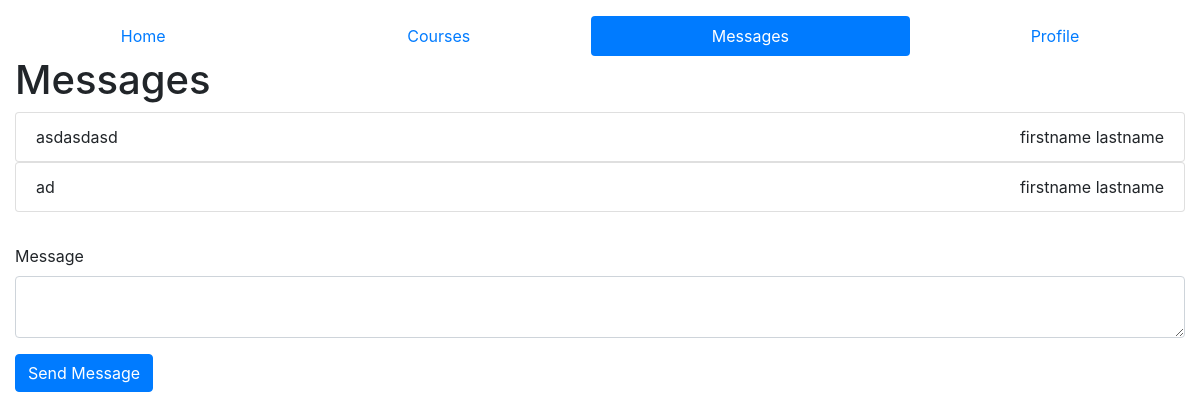
/ed/messages/1 (signed in), run on an earlier commit of the app's database.
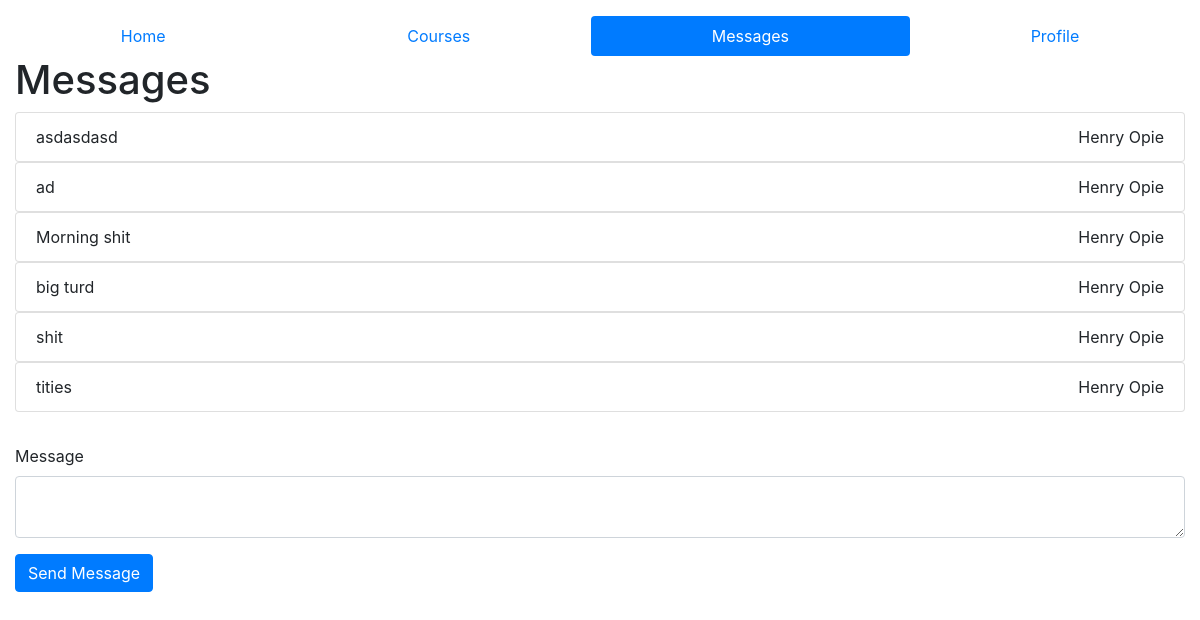
And on a later commit of the database.
### ed/models.py (models this page shows)
class Message(models.Model):
    sender = models.ForeignKey(Profile, on_delete=models.CASCADE, null=True)
    body = models.TextField()

class Profile(models.Model):
    user = models.OneToOneField(User, on_delete=models.CASCADE, related_name='+', default=1)
    FirstName = models.CharField(max_length=50,default='firstname')
    LastName = models.CharField(max_length=50,default='lastname')

### ed/views.py (the view, shortened to what this page needs)
# urls.py: path('messages/<int:id>', views.message, name="message"),
def message(request,id):
    profile = Profile.objects.get(user=request.user)
    otherID = Profile.objects.get(id=id)
    chat = Group.objects.filter(members=profile.id)
    memberships1 = ChatMembership.objects.filter(person=profile.id)
    memberships2 = ChatMembership.objects.filter(person=id)
    groups1 = memberships1.values_list('group', flat=True)
    groups2 = memberships2.values_list('group', flat=True)
    group = list(set(groups1).intersection(groups2))
    print("Group: ", group)
    if group:
        group = Group.objects.get(id=group[0])
    if not request.POST:
        messages = group.messages.all()
        msg = Message.objects.filter(id__in=messages)
        context= {
            'id': id,
            'active': 'messages',
            'messages' : msg
        }
        return render(request, 'message.html', context=context)

### templates/message.html (shortened to what this page needs)
{% extends "core.html" %}
{% block content %}
    {% if messages %}
    <h1>Messages</h1>
        {% for message in messages %}
            <ul class="list-group ">
                <li class="list-group-item message">
                    <div class="message-body">
                        {{message.body}}
                    </div>
                    <div class="message-sender">
                        {{message.sender.FirstName}} {{message.sender.LastName}}
                    </div>
                </li>
            </ul>
        {% endfor %}
    {% endif %}
    <form action="/ed/messages/{{id}}" method="post" style="margin-top: 2rem;">
        <div class="form-group">
            <label for="message">Message</label>
            <textarea id="message" name="message" type="text" class="form-control"> </textarea>
        </div>
        <div class="form-group">
            <input type="submit" value="Send Message" style="width: auto" class="btn btn-primary">
        </div>
    </form>
{% endblock %}

### templates/core.html (shortened to what this page needs)
<!DOCTYPE html>
<html lang="en">
<head>
    {% load static %}
    <link rel="stylesheet" href="https://stackpath.bootstrapcdn.com/bootstrap/4.4.1/css/bootstrap.min.css">
    <link rel="stylesheet" type="text/css" href="{% static 'styles.css' %}">
</head>
<body>
{% if user.is_authenticated %}
    <ul class="nav nav-pills nav-fill" style="margin-top:1rem;">
        <li class="nav-item">
          <a class="nav-link {% if active == 'home'%} active {% endif %}" href="/ed">
            Home
          </a>
        </li>
        <li class="nav-item">
          <a class="nav-link {% if active == 'courses'%} active {% endif %}" href="/ed/courses">
            Courses
          </a>
        </li>
        <li class="nav-item">
          <a class="nav-link {% if active == 'messages'%} active {% endif %}" href="/ed/messages">
            Messages
          </a>
        </li>
        <li class="nav-item">
          <a class="nav-link {% if active == 'profile'%} active {% endif %}" href="/ed/profile">
            Profile
          </a>
        </li>
    </ul>
    {% endif %}
<div class="container-fluid">
  {% block content %}
  {% endblock %}
</div>

### ed/static/styles.css (style rules this page uses)
.message { display: flex; flex-direction: row; }
.message .message-body { flex: 60%; }
.message .message-sender { flex: 40%; text-align: right; }

What changed in the data, as far as the page shows it:
changed through a linked row, Message "asdasdasd": sender.FirstName "firstname" → "Henry"; sender.LastName "lastname" → "Opie"
changed through a linked row, Message "ad": sender.FirstName "firstname" → "Henry"; sender.LastName "lastname" → "Opie"
added Message: body "Morning shit", sender.FirstName "Henry", sender.LastName "Opie"
added Message: body "big turd", sender.FirstName "Henry", sender.LastName "Opie"
added Message: body "shit", sender.FirstName "Henry", sender.LastName "Opie"
added Message: body "tities", sender.FirstName "Henry", sender.LastName "Opie"
